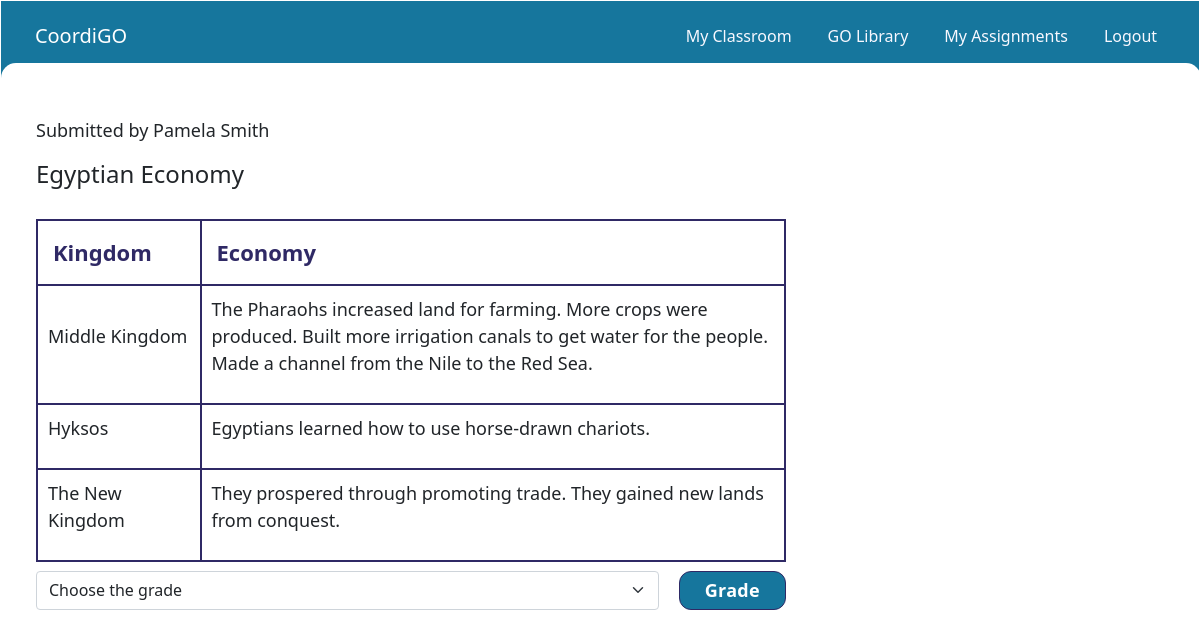
Screenshot of /grade_template/3 (signed in) with the database file from the repository.
### coordi/models.py (models this page shows, shortened)
class User(AbstractUser):
    user_type = models.CharField(choices=User_Types, max_length=60, default="")

class Data(models.Model):
    student_id = models.ForeignKey(User, on_delete=models.CASCADE, default="")
    assignment_id = models.ForeignKey(Assignments, on_delete=models.CASCADE, default="", null=True, blank=True)
    go_id = models.ForeignKey(CustomGO, on_delete=models.CASCADE, default="")
    answer1 = models.CharField(max_length=650, default="", null=True, blank=True)
    answer2 = models.CharField(max_length=650, default="", null=True, blank=True)
    answer3 = models.CharField(max_length=650, default="", null=True, blank=True)
    answer4 = models.CharField(max_length=650, default="", null=True, blank=True)
    answer5 = models.CharField(max_length=650, default="", null=True, blank=True)
    answer6 = models.CharField(max_length=650, default="", null=True, blank=True)
    answer7 = models.CharField(max_length=650, default="", null=True, blank=True)
    answer8 = models.CharField(max_length=650, default="", null=True, blank=True)
    answer9 = models.CharField(max_length=650, default="", null=True, blank=True)
    answer10 = models.CharField(max_length=650, default="", null=True, blank=True)

class CustomGO(models.Model):
    type = models.CharField(choices=GO_Types, max_length=64, default="")
    name = models.CharField(max_length=64, default="")
    instruction = models.CharField(max_length=320, default="")
    numRows = models.IntegerField(blank=True, null=True)
    col1Title = models.CharField(max_length=64, default="")
    col2Title = models.CharField(max_length=64, default="")
    def __str__(self):
        return f"{self.name}"

### coordi/views.py (the view, shortened to what this page needs)
# urls.py: path("grade_template/<int:id>", views.grade_template, name="grade_template"),
@login_required
def grade_template(request, id):
    now = datetime.now()
    assignment = Assignments.objects.get(pk=id)
    data = Data.objects.get(assignment_id = assignment.id)
    template = data.go_id
    numRows = template.numRows
    answers = [data.answer1, data.answer2]
    answers1 = [data.answer3, data.answer4]
    answers2 = [data.answer5, data.answer6]
    answers3 = [data.answer7, data.answer8]
    return render(request, "coordi/grade_template.html", {
        "student" : User.objects.get(pk = assignment.student_id.id),
        "assignment" : assignment,
        "data" : data,
        "template" : template,
        "range" : range(numRows),
        "range2" : range(2),
        "answers" : answers,
        "answers1" : answers1,
        "answers2" : answers2,
        "answers3" : answers3
    })

### coordi/templates/coordi/grade_template.html (shortened to what this page needs)
{% extends "coordi/layout.html" %}
{% block nav %}
    {% include "coordi/navTeacher.html" %}
{% endblock %}
{% block body %}
<p>Submitted by {{student.first_name}} {{student.last_name}}</p>
    <h1>{{data.go_id}}</h1>
    <div class="go-table-wrapper">
        <table id="twoCol" class="{{template.id}}">
            <tr id="col1-title" data-number="1">
                <th>
                    <p>{{template.col1Title}}</p>
                </th>
                <th>
                    <p>{{template.col2Title}}</p>
                </th>
            </tr>
            <tr>
                {% for answer in answers %}
                <td>
                        <p>{{ answer }}</p>
                </td>
                {% endfor %}
            </tr>
            <tr>
                {% for answer in answers1 %}
                <td>
                        <p>{{ answer }}</p>
                </td>
                {% endfor %}
            </tr>
            <tr>
                {% for answer in answers2 %}
                    {% if answer != "None" %}
                        <td>
                                <p>{{ answer }}</p>
                        </td>
                    {% endif %}
                {% endfor %}
            </tr>
        </table>
        <form method="post" href="{% url 'grade_template' assignment.id %}">
            <div class="form-group saveAs-btn-wrapper gap20">
                <select class="form-select" id="grade" name="grade" type="select">
                    <option selected>Choose the grade</option>
                </select>
                <button type="submit" name="gradeSubmit" class="btn btn-action btn-action-primary btn-teacher">
                    Grade
                </button>
            </div>
        </form>
    </div>
{% endblock %}

### coordi/static/coordi/styles.css (style rules this page uses)
:root { --color-top-nav: #16769d; --color-login-gray: #d2cfc1; --color-teacher-classtoom: #F6E2A8; --color-go-library: #BBECFD; --color-go-blue-light: #E2F6FE; --color-assignments-teacher: #D0E9BA; --color-teacher-button: #2F2965; }
body { background: white; margin: 3%; }
h1 { font-size: 1.5rem; font-weight: 500; margin-bottom: 30px; z-index: 1; position: relative; }
p { font-size: 18px; max-width: 750px; }
button, input { width: -webkit-fill-available; }
.saveAs-btn-wrapper { display: flex; width: -webkit-fill-available; }
.btn-teacher, .btn-edit, .btn-action, .btn-assign { color: white; background: var(--color-teacher-button); border-radius: 12px; padding: 3px; font-size: 16px; letter-spacing: 0.3px; margin-top: auto; }
.btn-edit, .btn-action, .btn-assign { color: black; border: 1px solid var(--color-teacher-button); background: white; width: max-content; padding: 5px 25px; font-weight: 600; text-wrap: nowrap; }
.btn-action, .btn-assign { font-weight: 600; font-size: 18px; }
.btn-action-primary, .btn-assign-primary { background: var(--color-top-nav); color: white; }
.go-table-wrapper { max-width: 750px; }
#twoCol { width: 100%; border-spacing: 0px; margin-bottom: 10px; margin-top: 1em; }
#twoCol th { border: 2px solid var(--color-teacher-button); text-align: left; padding: 15px 15px 10px; color: var(--color-teacher-button); font-size: 1.1rem; }
#twoCol th p { margin-bottom: 5px; font-size: 22px; }
#twoCol td { border: 2px solid var(--color-teacher-button); padding: 10px; }
.gap20 { gap: 20px; }

### rows the page displays
User: first_name "Pamela", last_name "Smith"
Data: go_id "Egyptian Economy", answers "Middle Kingdom" "The Pharaohs increased land for farming. More crops were produced. Built more irrigation canals to get water for the people. Made a channel from the Nile to the Red Sea.", answers1 "Hyksos" "Egyptians learned how to use horse-drawn chariots.", answers2 "The New Kingdom" "They prospered through promoting trade. They gained new lands from conquest."
CustomGO: col1Title "Kingdom", col2Title "Economy"
